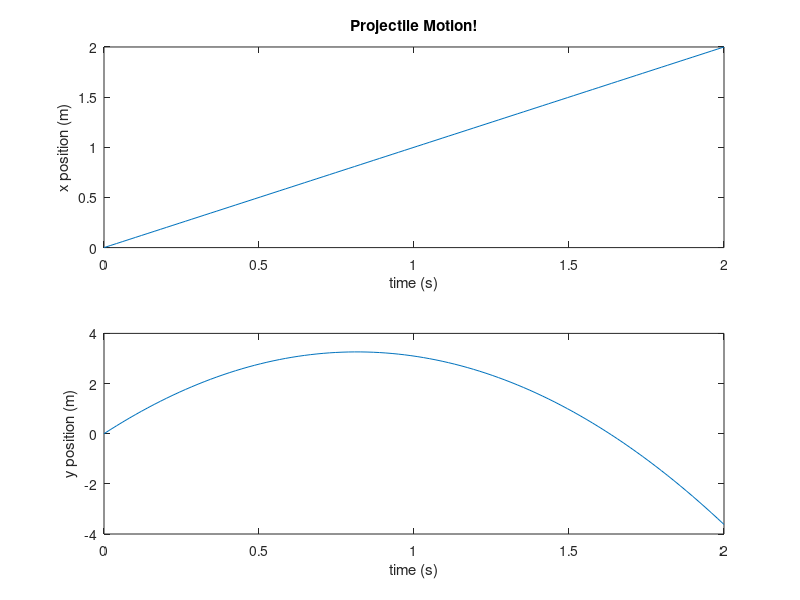
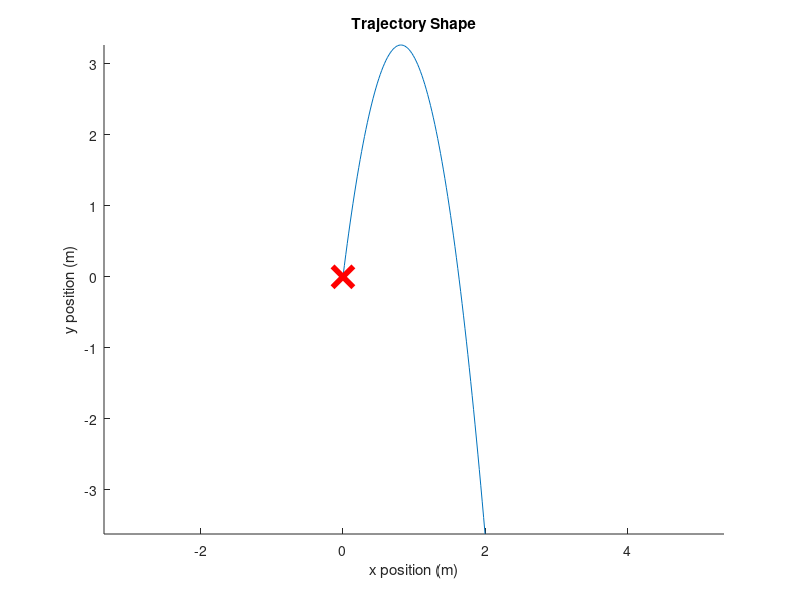

MATLAB code for these plots, in order:
function MAIN_0_projectileMotion_MPK()

param.mass = 1.0;  % (kg)  mass of ball
param.gravity = 9.81;  % (m/s^2)  gravity accel.

% Initial state:
x0 = 0.0;  %initial position
y0 = 0.0;  %initial height
dx0 = 1.0; %initial x vel.
dy0 = 8.0;  %initial y vel.
z0 = [x0;y0;dx0;dy0];   % Initial state vector

% Set up for ODE45
time = linspace(0,2,100);
[time, state] = ode45(@ballDynamics,time,z0);

% Plot state vs time:
figure(1); clf;

subplot(2,1,1);
plot(time,state(:,1))
xlabel('time (s)')
ylabel('x position (m)');
title('Projectile Motion!')

subplot(2,1,2); 
plot(time,state(:,2))
xlabel('time (s)')
ylabel('y position (m)');


% Plot trajectory:
figure(2); clf;
xlabel('x position (m)');
ylabel('y position (m)');
title('Trajectory Shape');

hold on;
plot(state(:,1),state(:,2));
plot(state(1,1),state(1,2),'rx',...
    'LineWidth',4,'MarkerSize',15);
axis equal;


    function dz = ballDynamics(t,z)
                
        % Unpack state:
        x = z(1); % Horizontal position of ball
        y = z(2); % Vertical position of ball
        dx = z(3); % horiz. velocity
        dy = z(4); % vert. velocity
        
        % Unpack parameters:
        m = param.mass;
        g = param.gravity;
        
        % Equations of motion:  (compute accel.)
        ddx = 0;
        ddy = -g;    % -m*g = m*ddx
        
        % Pack up derivatives:
        dz = [ dx;dy;ddx;ddy];
        
    end




end

